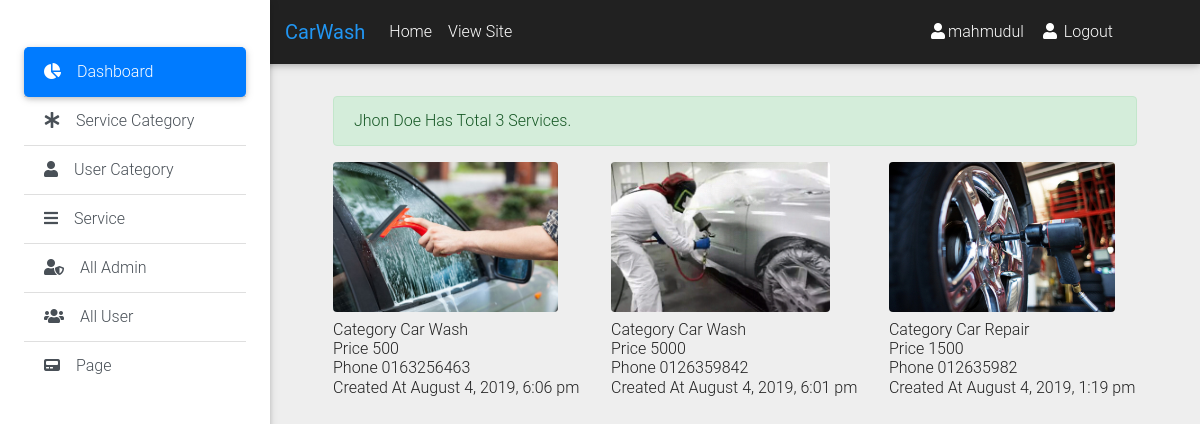
The page /admin/provider_service.php?id=15&user_name=Jhon Doe (signed in) on the database its author committed.
### tables this page shows
CREATE TABLE `services` (
  `id` int(11) UNSIGNED NOT NULL,
  `name` varchar(150) NOT NULL,
  `location` varchar(150) NOT NULL,
  `phone` varchar(15) NOT NULL,
  `category_id` int(10) UNSIGNED NOT NULL,
  `user_id` int(10) UNSIGNED NOT NULL,
  `description` text NOT NULL,
  `price` varchar(20) NOT NULL,
  `image` varchar(255) NOT NULL,
  `date` timestamp NOT NULL DEFAULT CURRENT_TIMESTAMP
);

CREATE TABLE `categories` (
  `id` int(11) UNSIGNED NOT NULL,
  `name` varchar(140) NOT NULL
);

### classes/Service.php (called while the page is built, shortened)
<?php
	$filepath=realpath(dirname(__FILE__));
	include_once ($filepath.'/../lib/Database.php');
	include_once ($filepath.'/../helpers/Format.php') ;
	include_once 'Category.php';
?>
<?php
	class Service
	{
		private $db;
    	private $fm;
		function __construct(){
			$this->db=new Database();
	  		$this->fm=new Format();
		}
		public function getAllServiceByProvider($id = null){
			if ($id == null) {
				if (isset($_COOKIE['user'])) {
					$data = unserialize($_COOKIE['user']);
					$id = $data['id'];
				}
				$user_id = (Session::get('userId') !== false) ? Session::get('userId') : $id;
			}else{
				$user_id=$this->fm->validation($id);
       			$user_id=mysqli_real_escape_string($this->db->link,$user_id);
			}
			$query="SELECT services.*,
					services.id as service_id,
					categories.name as cat_name,
					categories.id as cat_id
					FROM services
					INNER JOIN categories
					on services.category_id = categories.id
					WHERE services.user_id = '$user_id'
					order by services.id desc";
	   		$result=$this->db->select($query);
	   		return $result;
		}
	}
?>

### classes/Category.php (called while the page is built, shortened)
<?php
	$filepath=realpath(dirname(__FILE__));
	include_once ($filepath.'/../lib/Database.php');
	include_once ($filepath.'/../helpers/Format.php') ;
?>

### lib/Database.php (called while the page is built, shortened)
<?php
    Class Database{
     public $host   = DB_HOST;
     public $user   = DB_USER;
     public $pass   = DB_PASS;
     public $dbname = DB_NAME;
     public $link;
    private function connectDB(){
     $this->link = new mysqli($this->host, $this->user, $this->pass,
      $this->dbname);
     }
    public function select($query){
      $result = $this->link->query($query) or
       die($this->link->error.__LINE__);
      if($result->num_rows > 0){
        return $result;
      } else {
        return false;
      }
     }
    }

### helpers/Format.php (called while the page is built, shortened)
<?php
class Format
{
	public function formatDate($date){
        return date('F j, Y, g:i a', strtotime($date));
    }
    public function validation($data){
        $data = trim($data);
        $data = stripcslashes($data);
        $data = htmlspecialchars($data);
        return $data;
    }
}
?>

### admin/provider_service.php (the view, shortened to what this page needs)
	<?php include 'inc/header.php'; ?>
	<?php include 'inc/top_nav.php'; ?>
	<?php include 'inc/side_nav.php'; ?>
<?php
	if((!isset($_GET['id']) or $_GET['id']==NULL) && (!isset($_GET['user_name']) or $_GET['user_name']==NULL)){
		$fm->redirect('all_user.php');
	}else{
		$id=$_GET['id'];
		$userName=$_GET['user_name'];
	}
?>
<main class="pt-5 mx-lg-5">
	<div class="container">
		<div class="row">
			<div class="col-md-12 pt-5 mb-3">
				<?php
					$result = $service->getAllServiceByProvider($id);
				?>
				<?php if ($result): ?>
					<div class="alert alert-success" role="alert">
							<?php echo $userName; ?> Has Total
							<?php echo mysqli_num_rows($result); ?>
							Services.
					</div>
				<?php else: ?>
					<div class="alert alert-success" role="alert">
						<?php echo $userName; ?> Has Total 0 Services.
					</div>
				<?php endif ?>
					<div class="row">
						<?php
							if($result){
								while ($value = $result->fetch_assoc()) {
						?>
						<div class="col-md-4">
							<figure class="figure">
								<img
								src="upload/<?php echo $value['image']; ?>" class="figure-img img-fluid rounded"
								alt="<?php echo $value['name']; ?>"
								style="height: 150px;"
								>
								<figcaption class="figure-caption">
									<h6 class="m-0 text-dark">Category <?php echo $value['cat_name']; ?></h6>
									<h6 class="m-0 text-dark">Price <?php echo $value['price']; ?></h6>
									<h6 class="m-0 text-dark">Phone <?php echo $value['phone']; ?></h6>
									<h6 class="m-0 text-dark">Created At <?php echo $fm->formatDate($value['date']); ?></h6>
								</figcaption>
							</figure>
						</div>
						<?php } ?>
					</div>
				<?php  } ?>
			</div>
		</div>
	</div>
</main>
	<?php include 'inc/footer.php'; ?>

### rows shown on the page
services: image (picture), category.name "Car Wash", price "500", phone "0163256463", date "August 4, 2019, 6:06 pm"
services: image (picture), category.name "Car Wash", price "5000", phone "0126359842", date "August 4, 2019, 6:01 pm"
services: image (picture), category.name "Car Repair", price "1500", phone "012635982", date "August 4, 2019, 1:19 pm"

### other values the page prints
APPNAME "CarWash"
Session::get('adminName') "mahmudul"
$userName "Jhon Doe"
mysqli_num_rows($result) "3"
